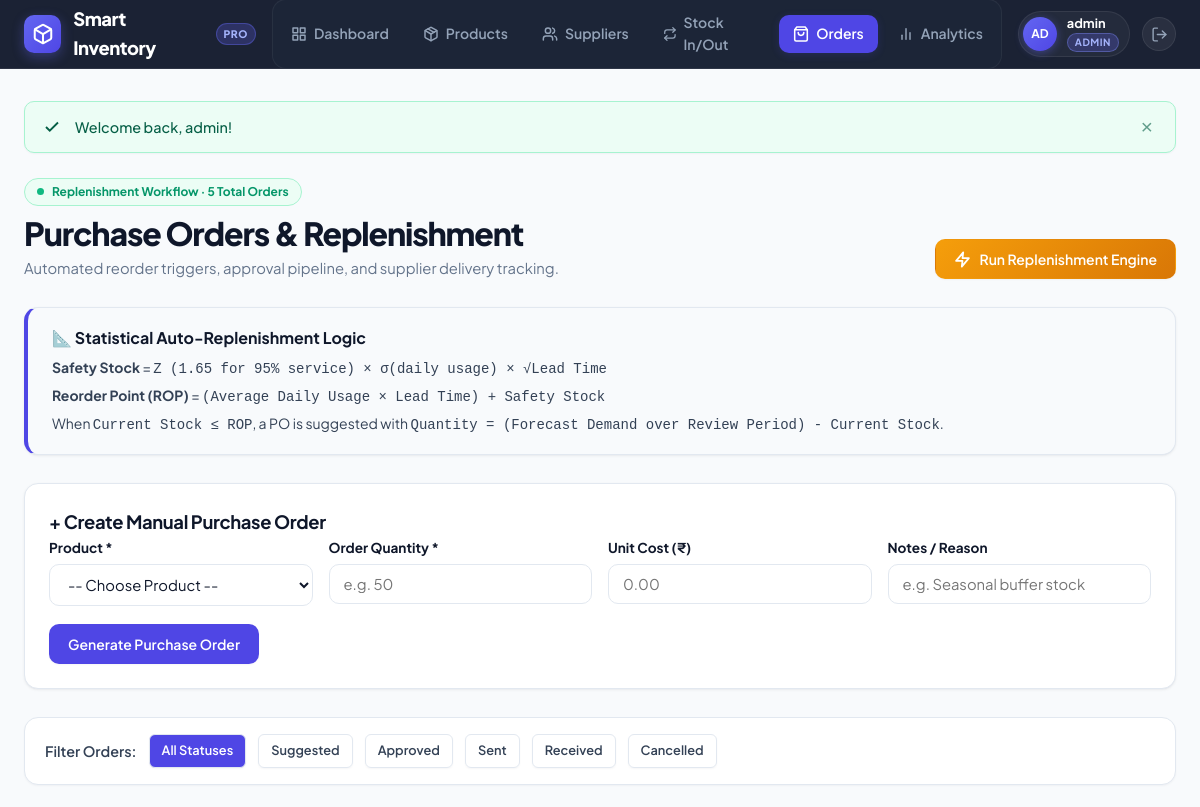
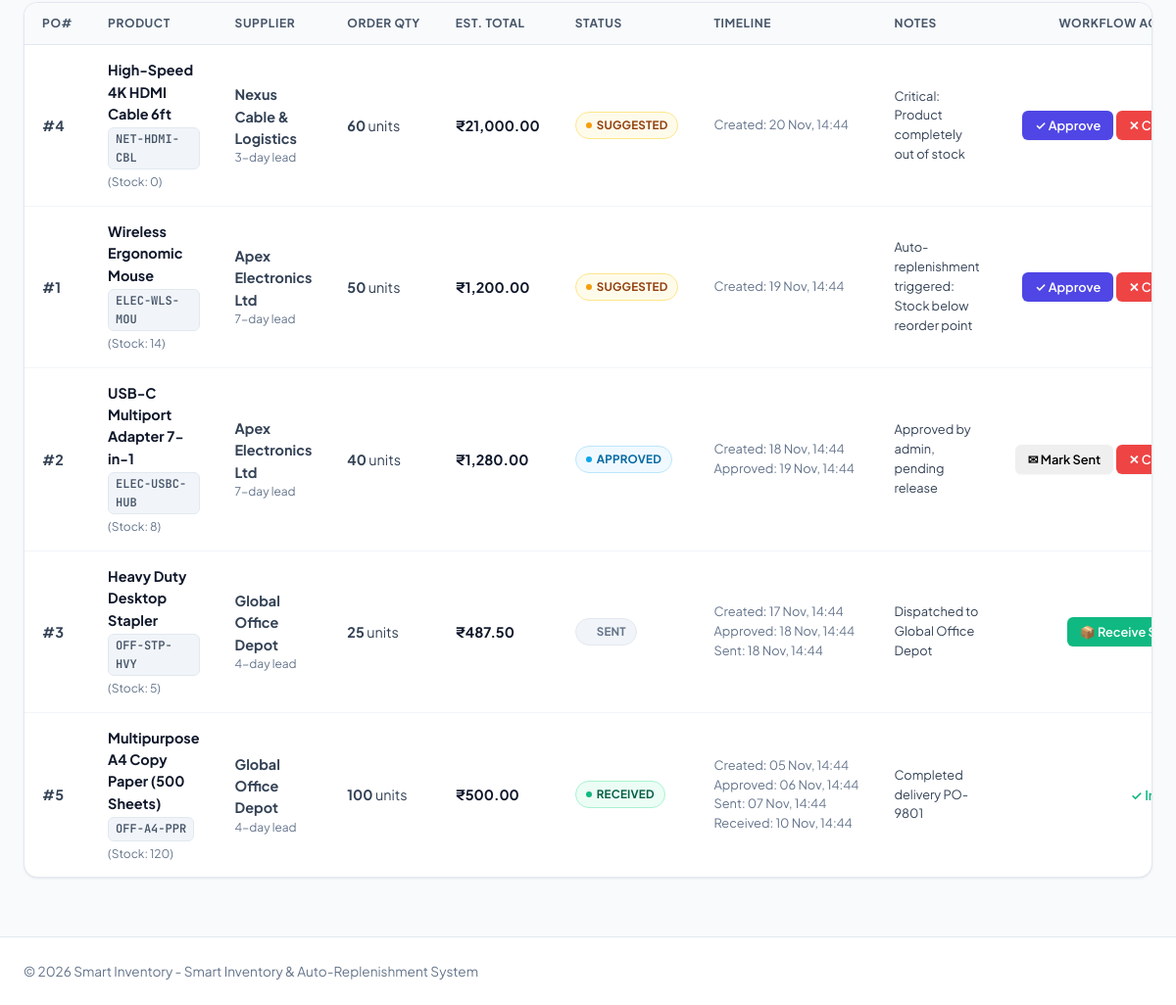
/purchase_orders.php (signed in), run on the app's committed database (2 pictures, top to bottom).
### tables this page shows
CREATE TABLE purchase_orders (
    id INT AUTO_INCREMENT PRIMARY KEY,
    product_id INT NOT NULL,
    supplier_id INT,
    quantity INT NOT NULL,
    unit_cost DECIMAL(10,2) NOT NULL DEFAULT 0.00,
    status ENUM('suggested', 'approved', 'sent', 'received', 'cancelled') NOT NULL DEFAULT 'suggested',
    suggested_at TIMESTAMP DEFAULT CURRENT_TIMESTAMP,
    approved_at TIMESTAMP NULL DEFAULT NULL,
    sent_at TIMESTAMP NULL DEFAULT NULL,
    received_at TIMESTAMP NULL DEFAULT NULL,
    notes TEXT,
    CONSTRAINT fk_po_product FOREIGN KEY (product_id) REFERENCES products(id) ON DELETE CASCADE,
    CONSTRAINT fk_po_supplier FOREIGN KEY (supplier_id) REFERENCES suppliers(id) ON DELETE SET NULL,
    INDEX idx_po_status (status)
);

CREATE TABLE products (
    id INT AUTO_INCREMENT PRIMARY KEY,
    sku VARCHAR(50) NOT NULL UNIQUE,
    name VARCHAR(150) NOT NULL,
    description TEXT,
    category VARCHAR(100),
    unit_price DECIMAL(10,2) NOT NULL DEFAULT 0.00,
    stock INT NOT NULL DEFAULT 0,
    reorder_point INT NOT NULL DEFAULT 0,
    safety_stock INT NOT NULL DEFAULT 0,
    supplier_id INT,
    created_at TIMESTAMP DEFAULT CURRENT_TIMESTAMP,
    CONSTRAINT fk_products_supplier FOREIGN KEY (supplier_id) REFERENCES suppliers(id) ON DELETE SET NULL
);

CREATE TABLE suppliers (
    id INT AUTO_INCREMENT PRIMARY KEY,
    name VARCHAR(100) NOT NULL,
    contact_email VARCHAR(100),
    phone VARCHAR(30),
    address TEXT,
    lead_time_days INT NOT NULL DEFAULT 7,
    created_at TIMESTAMP DEFAULT CURRENT_TIMESTAMP
);

### includes/auth.php (called while the page is built, shortened)
<?php
function isLoggedIn(): bool {
    return !empty($_SESSION['user_id']);
}
function getCurrentUser(): ?array {
    return [
        'id'       => $_SESSION['user_id'],
        'username' => $_SESSION['username'] ?? '',
        'role'     => $_SESSION['user_role'] ?? 'staff',
        'email'    => $_SESSION['user_email'] ?? '',
    ];
}
function isAdmin(): bool {
    $user = getCurrentUser();
    return $user && ($user['role'] ?? '') === 'admin';
}

### includes/helpers.php (called while the page is built, shortened)
<?php
function e(?string $string): string {
    return htmlspecialchars((string)$string, ENT_QUOTES, 'UTF-8');
}
function formatCurrency($amount): string {
    return '₹' . number_format((float)$amount, 2);
}
function formatDate(?string $datetime, string $format = 'd M Y, h:i A'): string {
    $ts = strtotime($datetime);
    return $ts ? date($format, $ts) : '-';
}
function paginate(int $totalItems, int $perPage, int $currentPage): array {
    $totalPages = max(1, (int)ceil($totalItems / $perPage));
    $currentPage = max(1, min($currentPage, $totalPages));
    $offset = ($currentPage - 1) * $perPage;
    return [
        'total'        => $totalItems,
        'per_page'     => $perPage,
        'current_page' => $currentPage,
        'total_pages'  => $totalPages,
        'offset'       => $offset,
    ];
}

### public/purchase_orders.php (the view, shortened to what this page needs)
<?php
require_once __DIR__ . '/../includes/auth.php';
require_once __DIR__ . '/../includes/helpers.php';
$db = getDB();
$filterStatus = trim($_GET['status'] ?? '');
$page = (int)($_GET['page'] ?? 1);
$where = ['1=1'];
$params = [];
$whereClause = implode(' AND ', $where);
$countStmt = $db->prepare("SELECT COUNT(*) FROM purchase_orders po WHERE $whereClause");
$countStmt->execute($params);
$totalPOs = (int)$countStmt->fetchColumn();
$pagination = paginate($totalPOs, ITEMS_PER_PAGE, $page);
$poQuery = "
    SELECT po.*, p.name AS product_name, p.sku, p.stock AS current_stock,
           s.name AS supplier_name, s.contact_email, s.lead_time_days
    FROM purchase_orders po
    JOIN products p ON po.product_id = p.id
    LEFT JOIN suppliers s ON po.supplier_id = s.id
    WHERE $whereClause
    ORDER BY
        CASE po.status
            WHEN 'suggested' THEN 1
            WHEN 'approved' THEN 2
            WHEN 'sent' THEN 3
            ELSE 4
        END,
        po.id DESC
    LIMIT " . (int)$pagination['per_page'] . " OFFSET " . (int)$pagination['offset'];
$poStmt = $db->prepare($poQuery);
$poStmt->execute($params);
$orders = $poStmt->fetchAll();
$prefillPrice = '';
require_once __DIR__ . '/../includes/header.php';
?>
<div class="page-header">
    <div>
        <div class="header-status-pill">
            <span class="pulse-dot"></span>
            Replenishment Workflow &middot; <?= number_format($totalPOs) ?> Total Orders
        </div>
        <h1 class="page-title">Purchase Orders &amp; Replenishment</h1>
        <p class="page-subtitle">Automated reorder triggers, approval pipeline, and supplier delivery tracking.</p>
    </div>
    <?php if (isAdmin()): ?>
    <form method="POST" action="purchase_orders.php" style="display:inline-block;">
        <button type="submit" class="btn btn-warning">
            <svg width="17" height="17" viewBox="0 0 24 24" fill="none" stroke="currentColor" stroke-width="2.5" stroke-linecap="round" stroke-linejoin="round"><polygon points="13 2 3 14 12 14 11 22 21 10 12 10 13 2"></polygon></svg>
            Run Replenishment Engine
        </button>
    </form>
    <?php endif; ?>
</div>
<div class="card" style="background: #f8fafc; border-left: 4px solid var(--primary); padding: 18px 24px;">
    <h3 style="font-size: 1rem; color: var(--dark); margin-bottom: 6px;">📐 Statistical Auto-Replenishment Logic</h3>
    <p style="font-size: 0.875rem; color: var(--slate); margin-bottom: 4px;">
        <strong>Safety Stock</strong> = <code>Z (1.65 for 95% service) &times; &sigma;(daily usage) &times; &radic;Lead Time</code>
    </p>
    <p style="font-size: 0.875rem; color: var(--slate); margin-bottom: 4px;">
        <strong>Reorder Point (ROP)</strong> = <code>(Average Daily Usage &times; Lead Time) + Safety Stock</code>
    </p>
    <p style="font-size: 0.875rem; color: var(--slate);">
        When <code>Current Stock &le; ROP</code>, a PO is suggested with <code>Quantity = (Forecast Demand over Review Period) - Current Stock</code>.
    </p>
</div>
<div class="card">
    <div class="card-title">
        <span>+ Create Manual Purchase Order</span>
    </div>
    <form method="POST" action="purchase_orders.php">
        <div class="form-row">
            <div class="form-group" style="flex: 2;">
                <label for="product_id">Product *</label>
                <select name="product_id" id="product_id" class="form-control" required onchange="updatePrice(this)">
                    <option value="">-- Choose Product --</option>
                </select>
            </div>
            <div class="form-group" style="flex: 1;">
                <label for="quantity">Order Quantity *</label>
                <input type="number" name="quantity" id="quantity" class="form-control" min="1" placeholder="e.g. 50" required>
            </div>
            <div class="form-group" style="flex: 1;">
                <label for="unit_cost">Unit Cost (₹)</label>
                <input type="number" name="unit_cost" id="unit_cost" class="form-control" step="0.01" min="0" placeholder="0.00" value="<?= e($prefillPrice) ?>">
            </div>
            <div class="form-group" style="flex: 2;">
                <label for="notes">Notes / Reason</label>
                <input type="text" name="notes" id="notes" class="form-control" placeholder="e.g. Seasonal buffer stock">
            </div>
        </div>
        <button type="submit" class="btn btn-primary">Generate Purchase Order</button>
    </form>
</div>
<div class="filter-bar">
    <div style="font-weight: 600; font-size: 0.9rem; color: var(--slate);">Filter Orders:</div>
    <a href="purchase_orders.php" class="btn btn-sm <?= $filterStatus === '' ? 'btn-primary' : 'btn-outline' ?>" style="color: <?= $filterStatus === '' ? '#fff' : 'var(--slate)' ?>; border-color: var(--border);">All Statuses</a>
    <a href="purchase_orders.php?status=suggested" class="btn btn-sm <?= $filterStatus === 'suggested' ? 'btn-warning' : 'btn-outline' ?>" style="color: <?= $filterStatus === 'suggested' ? '#fff' : 'var(--slate)' ?>; border-color: var(--border);">Suggested</a>
    <a href="purchase_orders.php?status=approved" class="btn btn-sm <?= $filterStatus === 'approved' ? 'btn-info' : 'btn-outline' ?>" style="color: <?= $filterStatus === 'approved' ? '#fff' : 'var(--slate)' ?>; border-color: var(--border);">Approved</a>
    <a href="purchase_orders.php?status=sent" class="btn btn-sm <?= $filterStatus === 'sent' ? 'btn-secondary' : 'btn-outline' ?>" style="color: <?= $filterStatus === 'sent' ? '#fff' : 'var(--slate)' ?>; border-color: var(--border);">Sent</a>
    <a href="purchase_orders.php?status=received" class="btn btn-sm <?= $filterStatus === 'received' ? 'btn-success' : 'btn-outline' ?>" style="color: <?= $filterStatus === 'received' ? '#fff' : 'var(--slate)' ?>; border-color: var(--border);">Received</a>
    <a href="purchase_orders.php?status=cancelled" class="btn btn-sm <?= $filterStatus === 'cancelled' ? 'btn-danger' : 'btn-outline' ?>" style="color: <?= $filterStatus === 'cancelled' ? '#fff' : 'var(--slate)' ?>; border-color: var(--border);">Cancelled</a>
</div>
<div class="card" style="padding: 0; overflow: hidden;">
    <div class="table-responsive">
        <table class="table">
            <thead>
                <tr>
                    <th>PO#</th>
                    <th>Product</th>
                    <th>Supplier</th>
                    <th>Order Qty</th>
                    <th>Est. Total</th>
                    <th>Status</th>
                    <th>Timeline</th>
                    <th>Notes</th>
                    <th style="text-align: right;">Workflow Actions</th>
                </tr>
            </thead>
            <tbody>
                <?php if (empty($orders)): ?>
                    <tr>
                        <td colspan="9" style="text-align: center; padding: 32px; color: var(--muted);">No purchase orders found matching this filter.</td>
                    </tr>
                <?php else: ?>
                    <?php foreach ($orders as $po): ?>
                        <?php
                            $totalCost = (float)$po['quantity'] * (float)$po['unit_cost'];
                            $badgeClass = 'badge-secondary';
                            if ($po['status'] === 'suggested') $badgeClass = 'badge-warning';
                            if ($po['status'] === 'approved')  $badgeClass = 'badge-info';
                            if ($po['status'] === 'sent')      $badgeClass = 'badge-secondary';
                            if ($po['status'] === 'received')  $badgeClass = 'badge-success';
                        ?>
                        <tr>
                            <td><strong>#<?= (int)$po['id'] ?></strong></td>
                            <td>
                                <strong style="color: var(--dark);"><?= e($po['product_name']) ?></strong>
                                <div><span class="sku-pill"><?= e($po['sku']) ?></span> <span style="font-size: 0.75rem; color: var(--muted);">(Stock: <?= e($po['current_stock']) ?>)</span></div>
                            </td>
                            <td>
                                <strong><?= e($po['supplier_name'] ?: 'No Supplier') ?></strong>
                                <?php if ($po['lead_time_days']): ?>
                                    <div style="font-size: 0.75rem; color: var(--muted);"><?= e($po['lead_time_days']) ?>-day lead</div>
                                <?php endif; ?>
                            </td>
                            <td><strong><?= number_format((int)$po['quantity']) ?></strong> units</td>
                            <td><strong style="color: var(--dark);"><?= formatCurrency($totalCost) ?></strong></td>
                            <td><span class="badge <?= $badgeClass ?>"><span class="badge-dot"></span> <?= e(strtoupper($po['status'])) ?></span></td>
                            <td style="font-size: 0.8rem; color: var(--muted); white-space: nowrap;">
                                <div>Created: <?= formatDate($po['suggested_at'], 'd M, H:i') ?></div>
                                <?php if ($po['approved_at']): ?><div>Approved: <?= formatDate($po['approved_at'], 'd M, H:i') ?></div><?php endif; ?>
                                <?php if ($po['sent_at']): ?><div>Sent: <?= formatDate($po['sent_at'], 'd M, H:i') ?></div><?php endif; ?>
                                <?php if ($po['received_at']): ?><div>Received: <?= formatDate($po['received_at'], 'd M, H:i') ?></div><?php endif; ?>
                            </td>
                            <td style="max-width: 220px; font-size: 0.8rem; color: var(--slate);"><?= e($po['notes'] ?: '-') ?></td>
                            <td style="text-align: right; white-space: nowrap;">
                                <?php if ($po['status'] === 'suggested'): ?>
                                    <?php if (isAdmin()): ?>
                                        <form method="POST" action="purchase_orders.php" style="display:inline-block;">
                                            <button type="submit" class="btn btn-sm btn-primary">✓ Approve</button>
                                        </form>
                                        <form method="POST" action="purchase_orders.php" style="display:inline-block;">
                                            <button type="submit" class="btn btn-sm btn-danger btn-confirm" data-confirm="Cancel PO #<?= (int)$po['id'] ?>?">✕ Cancel</button>
                                        </form>
                                    <?php else: ?>
                                        <span class="badge badge-warning"><span class="badge-dot"></span> Awaiting Approval</span>
                                    <?php endif; ?>
                                <?php elseif ($po['status'] === 'approved'): ?>
                                    <?php if (isAdmin()): ?>
                                        <form method="POST" action="purchase_orders.php" style="display:inline-block;">
                                            <button type="submit" class="btn btn-sm btn-info">✉ Mark Sent</button>
                                        </form>
                                        <form method="POST" action="purchase_orders.php" style="display:inline-block;">
                                            <button type="submit" class="btn btn-sm btn-danger btn-confirm" data-confirm="Cancel PO #<?= (int)$po['id'] ?>?">✕ Cancel</button>
                                        </form>
                                    <?php else: ?>
                                        <span class="badge badge-info"><span class="badge-dot"></span> Awaiting Dispatch</span>
                                    <?php endif; ?>
                                <?php elseif ($po['status'] === 'sent'): ?>
                                    <form method="POST" action="purchase_orders.php" style="display:inline-block;">
                                        <button type="submit" class="btn btn-sm btn-success btn-confirm" data-confirm="Receive PO #<?= (int)$po['id'] ?>? This will increment stock by <?= (int)$po['quantity'] ?> units.">📦 Receive Stock</button>
                                    </form>
                                <?php elseif ($po['status'] === 'received'): ?>
                                    <span style="font-size: 0.85rem; color: var(--success); font-weight: 600;">✓ In Stock</span>
                                <?php elseif ($po['status'] === 'cancelled'): ?>
                                    <span style="font-size: 0.85rem; color: var(--muted);">Cancelled</span>
                                <?php endif; ?>
                            </td>
                        </tr>
                    <?php endforeach; ?>
                <?php endif; ?>
            </tbody>
        </table>
    </div>
</div>
<?php require_once __DIR__ . '/../includes/footer.php'; ?>

### data on the page
purchase_orders: id "4", product.name "High-Speed 4K HDMI Cable 6ft", product.sku "NET-HDMI-CBL", product.stock "0", supplier.name "Nexus Cable & Logistics", supplier.lead_time_days "3", quantity "60", formatCurrency($totalCost) "₹21,000.00", status "SUGGESTED", suggested_at "20 Nov, 14:44", notes "Critical: Product completely out of stock"
purchase_orders: id "1", product.name "Wireless Ergonomic Mouse", product.sku "ELEC-WLS-MOU", product.stock "14", supplier.name "Apex Electronics Ltd", supplier.lead_time_days "7", quantity "50", formatCurrency($totalCost) "₹1,200.00", status "SUGGESTED", suggested_at "19 Nov, 14:44", notes "Auto-replenishment triggered: Stock below reorder point"
purchase_orders: id "2", product.name "USB-C Multiport Adapter 7-in-1", product.sku "ELEC-USBC-HUB", product.stock "8", supplier.name "Apex Electronics Ltd", supplier.lead_time_days "7", quantity "40", formatCurrency($totalCost) "₹1,280.00", status "APPROVED", suggested_at "18 Nov, 14:44", approved_at "19 Nov, 14:44", notes "Approved by admin, pending release"
purchase_orders: id "3", product.name "Heavy Duty Desktop Stapler", product.sku "OFF-STP-HVY", product.stock "5", supplier.name "Global Office Depot", supplier.lead_time_days "4", quantity "25", formatCurrency($totalCost) "₹487.50", status "SENT", suggested_at "17 Nov, 14:44", approved_at "18 Nov, 14:44", sent_at "18 Nov, 14:44", notes "Dispatched to Global Office Depot"
purchase_orders: id "5", product.name "Multipurpose A4 Copy Paper (500 Sheets)", product.sku "OFF-A4-PPR", product.stock "120", supplier.name "Global Office Depot", supplier.lead_time_days "4", quantity "100", formatCurrency($totalCost) "₹500.00", status "RECEIVED", suggested_at "05 Nov, 14:44", approved_at "06 Nov, 14:44", sent_at "07 Nov, 14:44", received_at "10 Nov, 14:44", notes "Completed delivery PO-9801"

### other printed values
APP_NAME "Smart Inventory"
$initials "AD"
$currentUser['username'] "admin"
$flash['message'] "Welcome back, admin!"
$totalPOs "5"
